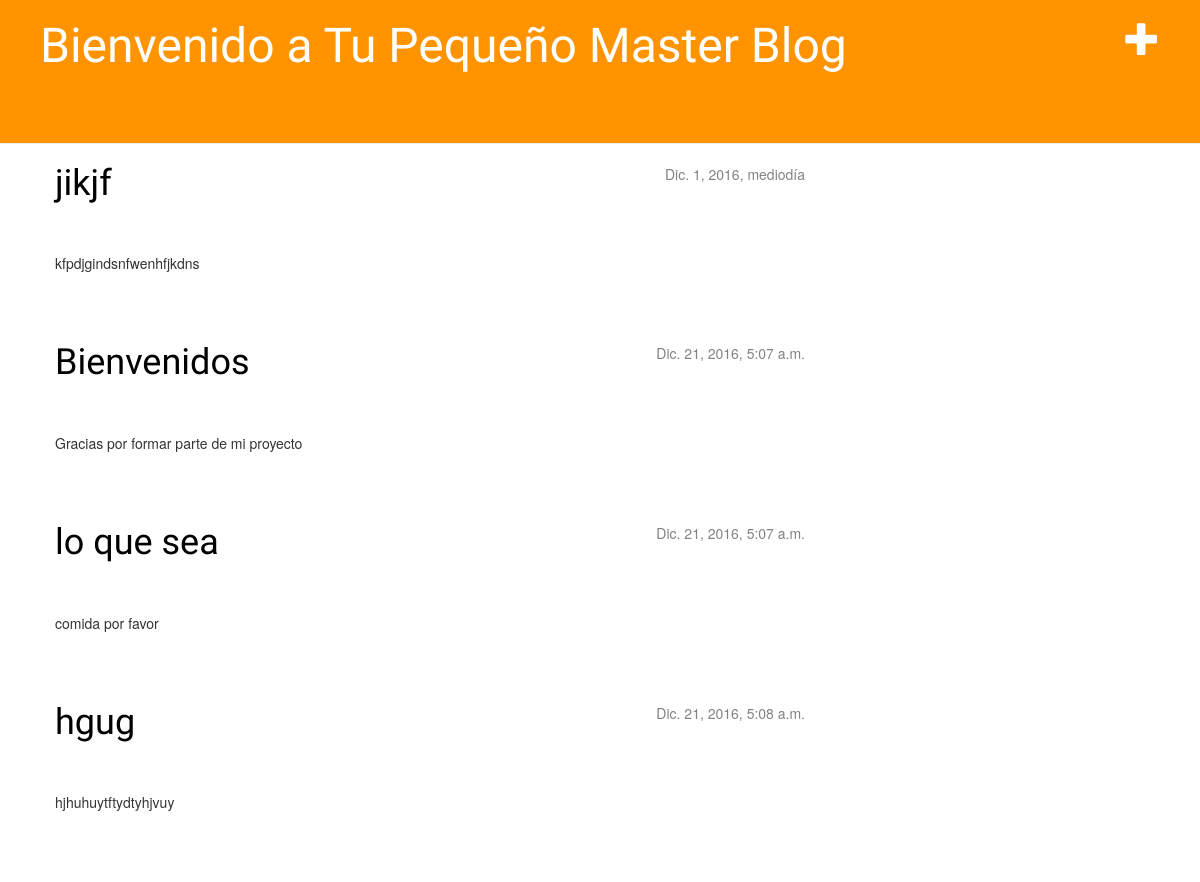
The app's page /, older data.
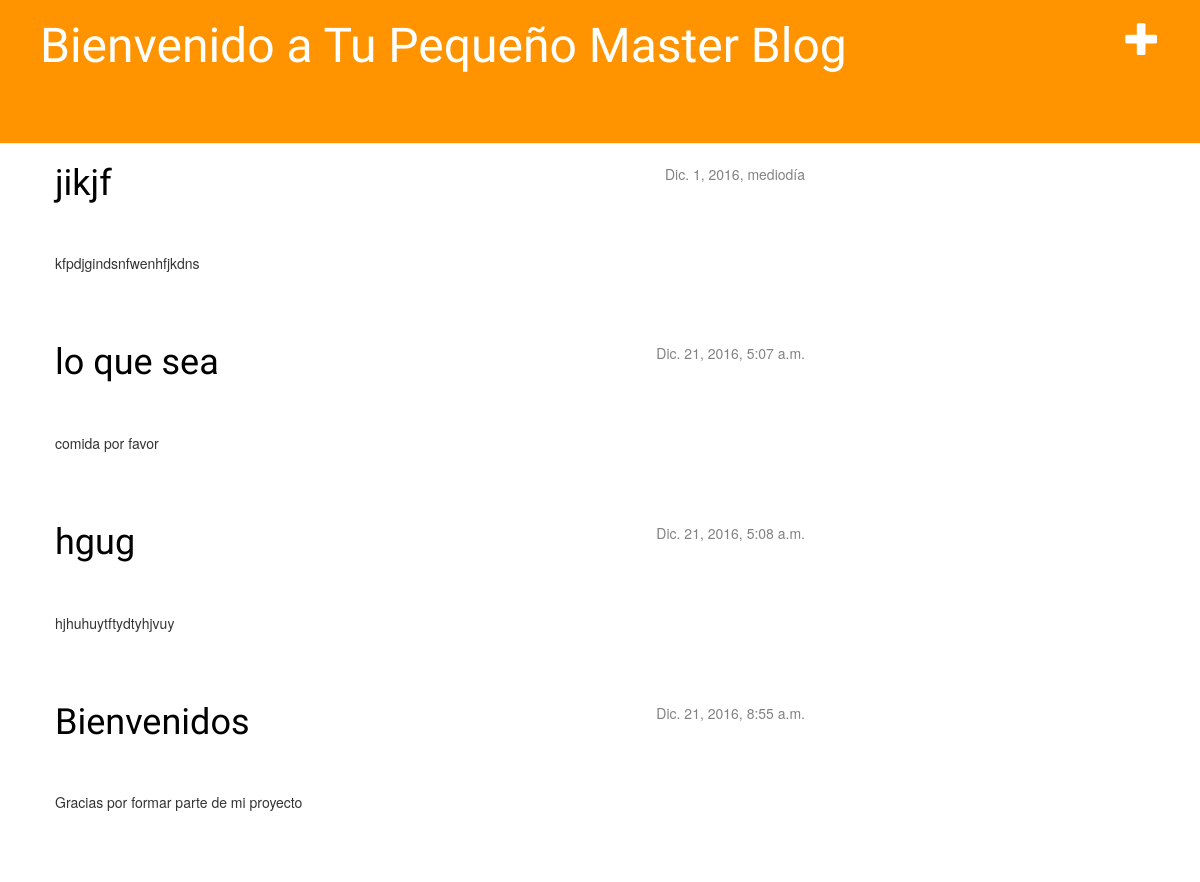
The same page, newer data.
### blog/models.py (models this page shows, shortened)
class Post(models.Model):
        author = models.ForeignKey('auth.User')
        title = models.CharField(max_length=200)
        text = models.TextField()
        created_date = models.DateTimeField(
                default=timezone.now)
        published_date = models.DateTimeField(
                blank=True, null=True)

### blog/views.py (the view)
# urls.py: url(r'^$', views.post_list),
def post_list(request):
    posts = Post.objects.filter(published_date__lte=timezone.now()).order_by('published_date')
    return render(request, 'blog/post_list.html', {'posts': posts})

### blog/templates/blog/post_list.html
{% extends 'blog/base.html' %}
{% block content %}
    {% for post in posts %}
        <div class="post">
            <div class="date">
                {{ post.published_date }}
            </div>
            <h1><a href="{% url 'blog.views.post_detail' pk=post.pk %}">{{ post.title }}</a></h1>
            <p>{{ post.text|linebreaksbr }}</p>
        </div>
    {% endfor %}
{% endblock content %}

Row changes from the older to the newer data that the page shows:
changed Post "Bienvenidos": published_date "Dic. 21, 2016, 5:07 a.m." → "Dic. 21, 2016, 8:55 a.m."; moves down the list
